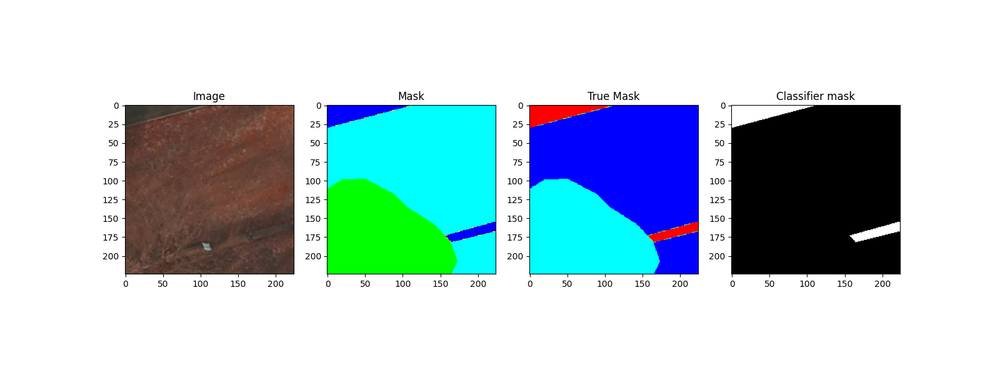
#> input picture BTPII Code/Model1/test.png, 1000 x 375 px, shrunk from 1600 x 600 before the run
$ python -i cluster_radon.py   (imports and definitions only)
#> lines starting #> are read from the running program, lines starting #| are printed output that depends on the picture
#> further down, picture is the input picture: shape (375, 1000, 3); mean B, G, R 211.4, 205.9, 184.6
import numpy as np
import matplotlib.pyplot as plt
from skimage.transform import radon, iradon
import cv2 as cv
from scipy import ndimage as ndi
from skimage.feature import peak_local_max
from skimage import img_as_float

def just_plot(image_mats, dim, size):
    x, y= dim[0], dim[1]
    plt.figure(figsize=size)
    for i in range(x):
        for j in range(y):
            plt.subplot(x, y, i*y+j+1)
            plt.imshow(image_mats[i], cmap='gray_r')
    plt.show()

def radon_transform(image):
    theta = np.linspace(0., 180., max(image.shape), endpoint=False)
    sinogram = radon(image, theta=theta)
    return sinogram

def inv_radon(image, sinogram):
    theta = np.linspace(0., 180., max(image.shape), endpoint=False)
    reconstruction_fbp = iradon(sinogram, theta=theta, filter_name='ramp')
    return reconstruction_fbp

def cluster_radon(sinogram, ext=6):
    H, W = sinogram.shape[0], sinogram.shape[1]
    res = np.zeros((H, W))
    cumsum = np.cumsum(sinogram, 0)
    eps = 1e-6
    mid = W//2
    for i in range(0, H):
        idx = min(i+5, H-1)
        numer = abs((cumsum[idx, :mid]-cumsum[i, :mid])-(cumsum[idx, -mid:]-cumsum[i, -mid:]))
        deno = (cumsum[idx, :mid]-cumsum[i, :mid])+(cumsum[idx, -mid:]-cumsum[i, -mid:])
        res[i, :mid] = 1- (numer/(deno+eps))
        res[i, -mid:] = 1- (numer/(deno+eps))
    return res

def contrast_stretch(image):
    max_int = np.max(np.max(image, 0))
#> max_int = 255
    min_int = np.min(np.min(image, 0))
#> min_int = 0
    image = 255*(image-min_int)/(max_int-min_int)
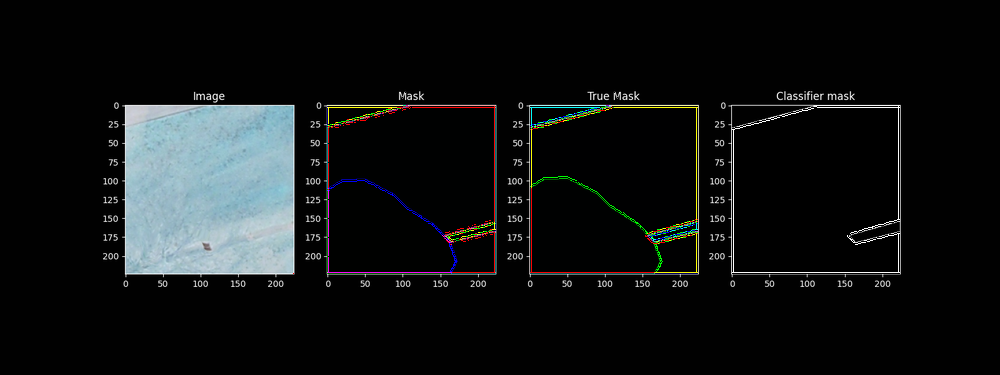
#> image: shape (375, 1000, 3) float64; mean of channels 0, 1, 2 0.0785, 0.0769, 0.0673; drawn as B, G, R
    return np.uint8(image)
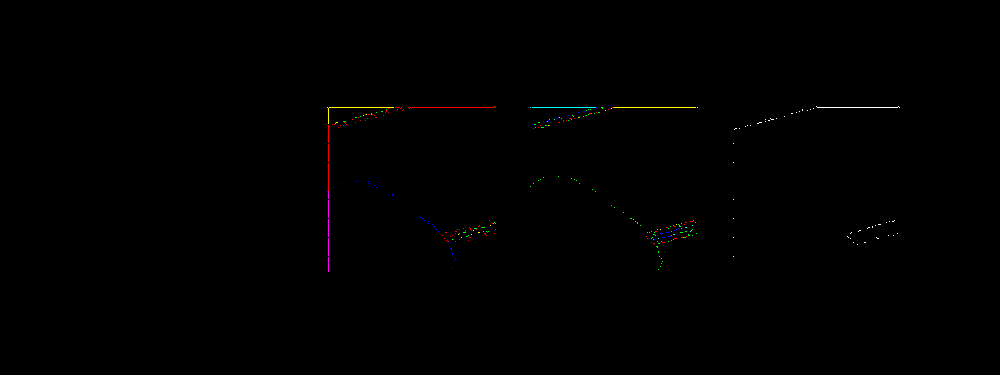
#> returned value: shape (375, 1000, 3); mean of channels 0, 1, 2 0.00102, 0.00148, 0.00183; drawn with 1 as white

def line_selection(lines, min_dist=20):
    h, w = lines.shape[0], lines.shape[1]
    res = np.zeros((h, w))
    im_float = img_as_float(lines)
    coordinates = peak_local_max(im_float, min_distance=min_dist)
    res[coordinates[:, 0], coordinates[:, 1]]=255
    if np.sum(res==255) == 0:
        coordinates = peak_local_max(im_float, min_distance=0)
        res[coordinates[:, 0], coordinates[:, 1]] = 255
    return res


def detect_lines(image, linedist=25, rspc=1, tspc=2, thresh=0.7, cluster=10):
    image_contrast = contrast_stretch(image)
    bil_filtered = cv.bilateralFilter(image_contrast, 15, 1000, 0.001)
    edges = cv.Canny(bil_filtered, 100, 200)
#> edges: shape (375, 1000); every value is 0

    sinogram = radon_transform(edges)
#> in radon_transform, `sinogram = radon(image, theta=theta)`: sinogram: shape (375, 1000) float64; every value is 0
    clustered = cluster_radon(sinogram, cluster)
#> after the loop in cluster_radon, `for i in range(0, H):`: res: shape (375, 1000) float64; every value is 1
    sinogram_clust = sinogram*clustered
    max_val = np.max(np.max(sinogram_clust, 0))
#> max_val = 0
    threshed = sinogram_clust*(sinogram_clust > thresh*max_val)
    select_lines = line_selection(threshed, 20)
#> in line_selection, `coordinates = peak_local_max(im_float, min_distance=min_dist)`: coordinates = empty array
    inv_sino = inv_radon(edges, select_lines)
#> in inv_radon, `reconstruction_fbp = iradon(sinogram, theta=theta, filter_name='ramp')`: reconstruction_fbp: shape (375, 375) float64; every value is 0
    # just_plot([clustered, threshed], (1, 2), (4, 8))
    kernel = np.ones((2, 2), np.uint8)
    _, binthresh = cv.threshold(inv_sino, 0, 255, cv.THRESH_BINARY)
    image_dilation = cv.dilate(binthresh, kernel, iterations=1)
    coordis = []
    for i in range(image_dilation.shape[0]):
        for j in range(image_dilation.shape[1]):
            if image_dilation[i, j]==255:
                coordis.append((i, j))
#> after the loop, coordis = []
    coordis = np.array(coordis)
#> coordis = empty array
    return coordis

>>> import cv2
>>> picture = cv2.imread('../BTPII Code/Model1/test.png')
>>> result = detect_lines(picture)
#> result = empty array
